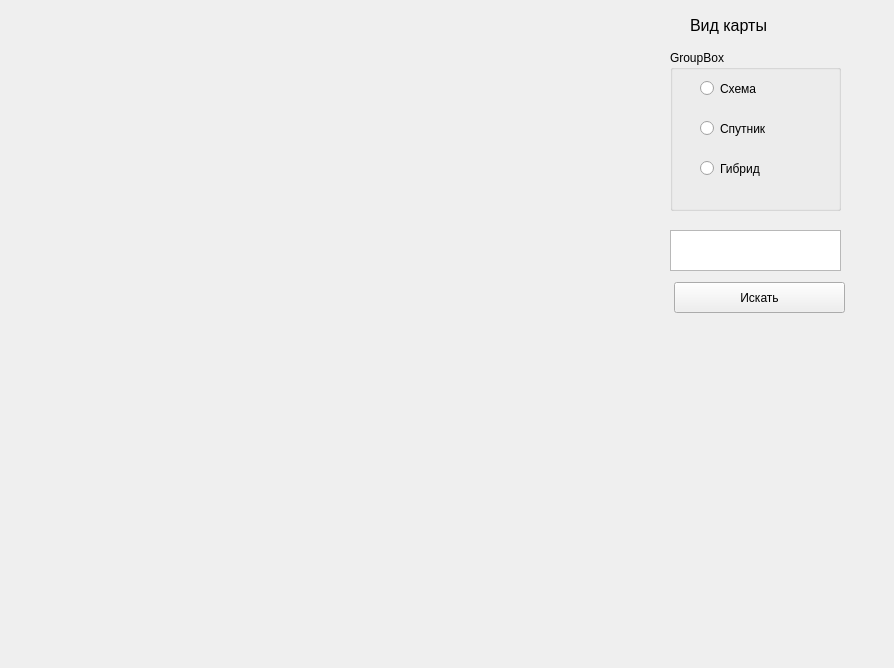
<?xml version="1.0" encoding="UTF-8"?>
<ui version="4.0">
 <class>Form</class>
 <widget class="QWidget" name="Form">
  <property name="geometry">
   <rect>
    <x>0</x>
    <y>0</y>
    <width>894</width>
    <height>668</height>
   </rect>
  </property>
  <property name="windowTitle">
   <string>Form</string>
  </property>
  <widget class="QLabel" name="label">
   <property name="geometry">
    <rect>
     <x>690</x>
     <y>10</y>
     <width>111</width>
     <height>31</height>
    </rect>
   </property>
   <property name="font">
    <font>
     <pointsize>12</pointsize>
    </font>
   </property>
   <property name="text">
    <string>Вид карты</string>
   </property>
  </widget>
  <widget class="QGroupBox" name="groupBox">
   <property name="geometry">
    <rect>
     <x>670</x>
     <y>50</y>
     <width>171</width>
     <height>161</height>
    </rect>
   </property>
   <property name="title">
    <string>GroupBox</string>
   </property>
   <widget class="QRadioButton" name="radioButton">
    <property name="geometry">
     <rect>
      <x>30</x>
      <y>30</y>
      <width>82</width>
      <height>17</height>
     </rect>
    </property>
    <property name="text">
     <string>Схема</string>
    </property>
   </widget>
   <widget class="QRadioButton" name="radioButton_2">
    <property name="geometry">
     <rect>
      <x>30</x>
      <y>70</y>
      <width>82</width>
      <height>17</height>
     </rect>
    </property>
    <property name="text">
     <string>Спутник</string>
    </property>
   </widget>
   <widget class="QRadioButton" name="radioButton_3">
    <property name="geometry">
     <rect>
      <x>30</x>
      <y>110</y>
      <width>82</width>
      <height>17</height>
     </rect>
    </property>
    <property name="text">
     <string>Гибрид</string>
    </property>
   </widget>
  </widget>
  <widget class="QTextEdit" name="textEdit">
   <property name="geometry">
    <rect>
     <x>670</x>
     <y>230</y>
     <width>171</width>
     <height>41</height>
    </rect>
   </property>
  </widget>
  <widget class="QPushButton" name="pushButton">
   <property name="geometry">
    <rect>
     <x>674</x>
     <y>282</y>
     <width>171</width>
     <height>31</height>
    </rect>
   </property>
   <property name="text">
    <string>Искать</string>
   </property>
  </widget>
 </widget>
 <resources/>
 <connections/>
</ui>
